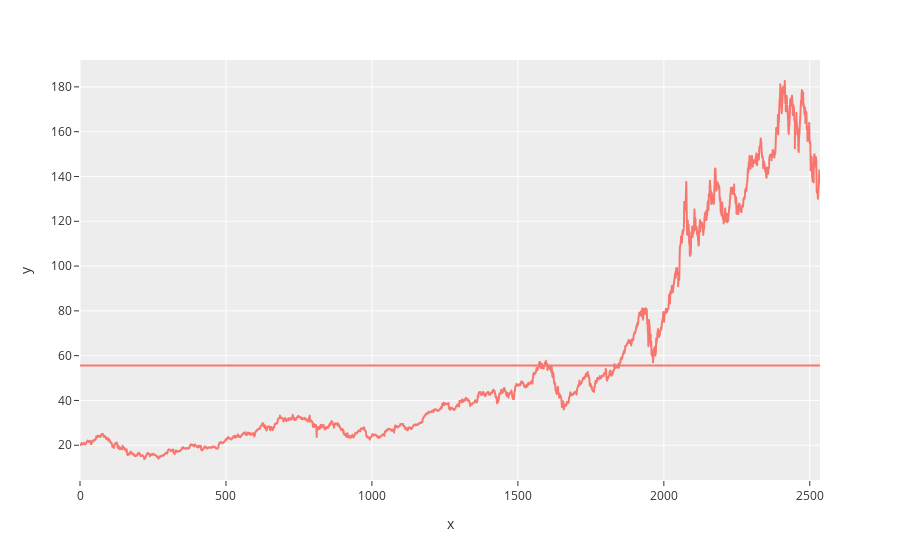

The notebook cell this image was saved under:
### Code cell
apple_df["open_mean"]= apple_df["Open"].mean()

fig = px.line(x= apple_df.index, y= apple_df["Open"])
fig.add_trace(px.line(x= apple_df.index, y= apple_df["open_mean"]).data[0])
fig.show()

### Figure 1 — Plotly figure (JSON) as saved in the notebook; plotly's stock layout.template omitted (floating-point values rounded to 4 significant figures; data arrays with more than 128 entries replaced by an {"elided": "..."} marker saying what was removed)
{"data": [{"hovertemplate": "x=%{x}<br>y=%{y}<extra></extra>", "legendgroup": "", "line": {"color": "#F8766D", "dash": "solid"}, "marker": {"symbol": "circle"}, "mode": "lines", "name": "", "showlegend": false, "type": "scattergl", "x": {"elided": "2536 int values"}, "xaxis": "x", "y": {"elided": "2536 float values"}, "yaxis": "y"}, {"hovertemplate": "x=%{x}<br>y=%{y}<extra></extra>", "legendgroup": "", "line": {"color": "#F8766D", "dash": "solid"}, "marker": {"symbol": "circle"}, "mode": "lines", "name": "", "showlegend": false, "type": "scattergl", "x": {"elided": "2536 int values"}, "xaxis": "x", "y": {"elided": "2536 float values"}, "yaxis": "y"}], "layout": {"legend": {"tracegroupgap": 0}, "margin": {"t": 60}, "xaxis": {"anchor": "y", "domain": [0, 1], "title": {"text": "x"}}, "yaxis": {"anchor": "x", "domain": [0, 1], "title": {"text": "y"}}}}
